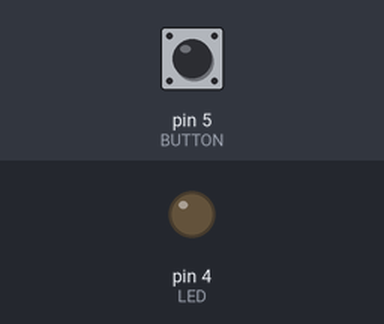
A sketch run on a simulated Arduino Uno, built with avr-gcc and run on an emulated ATmega328P. On the bench: output pins drawn as LEDs (lit = HIGH). Dashed ring = blinking. Inputs (shaded band) come from the test bench; at power-on: pin 5 (BUTTON) HIGH.

Above: at 1.2 s.
1.3 s: pin 5 (BUTTON) pulled LOW for 1 s
At 1.45 s:
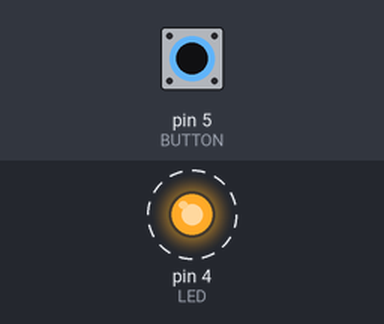
3.8 s: pin 5 (BUTTON) pulled LOW for 0.15 s
At 4.2 s:
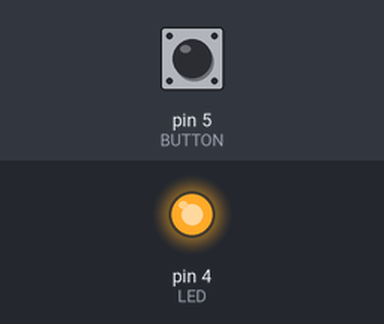
5.4 s: pin 5 (BUTTON) pulled LOW for 3.2 s
At 8.9 s:
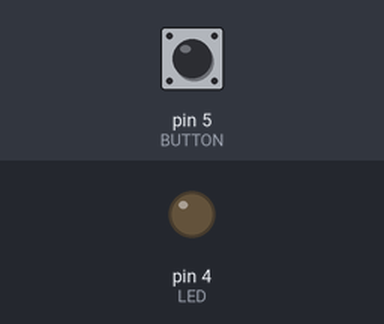
Timing chart, 0 to 10.4 s (numbered marks = the images above; inputs shaded):
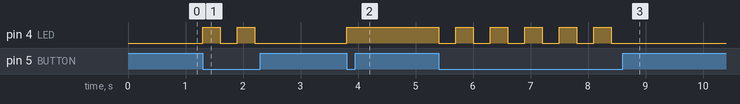

Measured:
- after the input at 1.3 s, pin 4 (LED): alternates HIGH for 0.30 s and LOW for 0.30 s, 4 changes in all, then stays LOW, starting at once
- after the input at 3.8 s, pin 4 (LED): LOW → HIGH at once
- after the input at 5.4 s, pin 4 (LED): alternates HIGH for 0.30 s and LOW for 0.30 s, 11 changes in all, then stays LOW, starting at once

The sketch:

ButtonPoweredLED.ino
```cpp
#define BUTTON 5
#define LED 4

bool ledState = false;

void setup() {
  pinMode(BUTTON, INPUT_PULLUP);
  pinMode(LED, OUTPUT);
}

void loop() {
  if (digitalRead(BUTTON) == LOW) {  // button pressed
    ledState = !ledState;            // toggle
    digitalWrite(LED, ledState);
    delay(300);                      // simple debounce
  }
}
```
